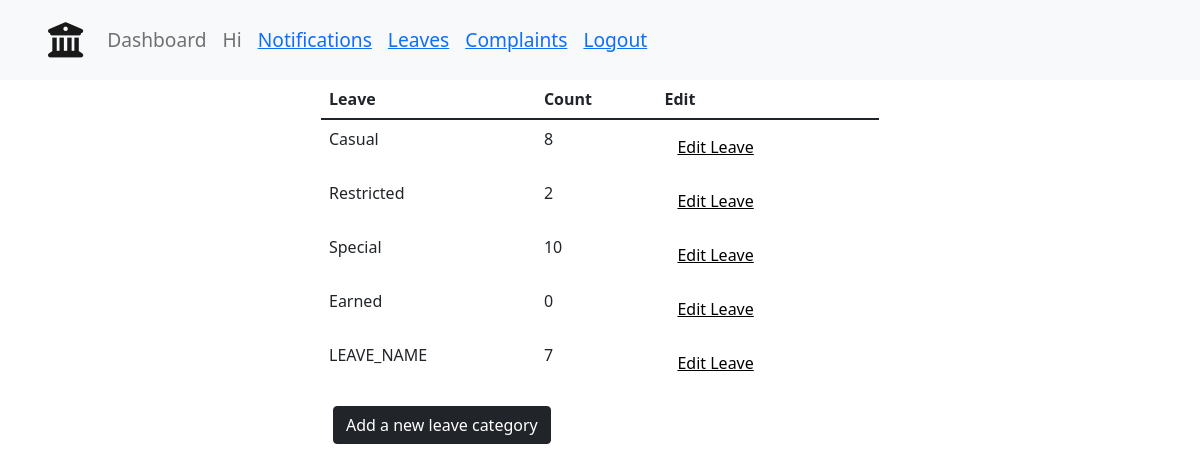
The app's page /admin-dashboard/current-year-leaves/ (signed in), older data.
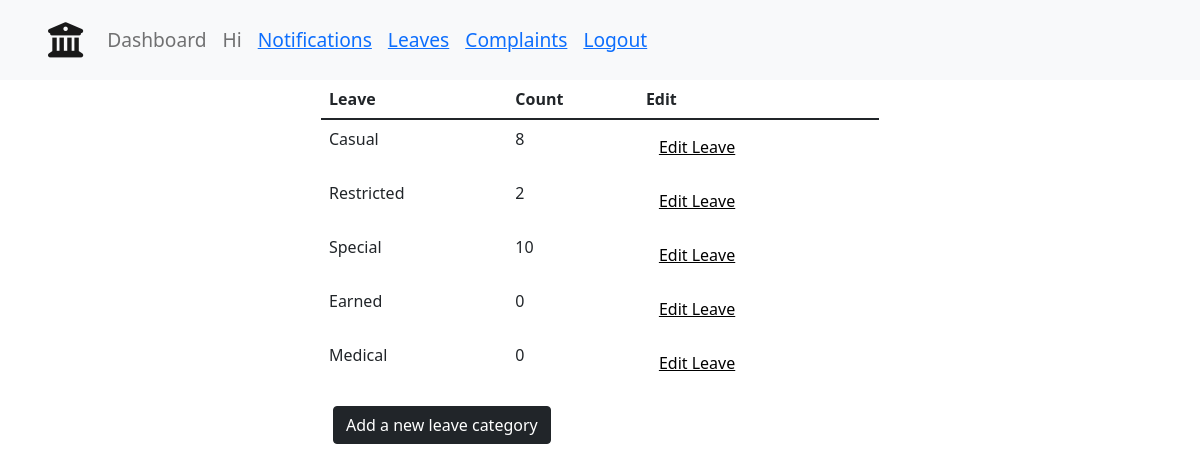
The same page, newer data.
### main/models.py (models this page shows, shortened)
class TotalLeaves(models.Model):
    LeaveName = models.CharField(max_length=100, blank=True)
    count = models.IntegerField(default=0)
    year = models.IntegerField(default=2021)

### main/views.py (the view)
# urls.py: path('admin-dashboard/current-year-leaves/', views.adminLeaves, name='adminLeaves'),
@login_required
def adminLeaves(request):
	if request.user.is_staff:
		year = datetime.datetime.now().year
		leavesThisYear = TotalLeaves.objects.filter(year=year).all()
		context = {
			"leavesThisYear": leavesThisYear
		}
		return render(request, "admin/adminLeaves.html", context)
	else:
		return render(request, "pagenotfound.html")

### templates/admin/adminLeaves.html
{% extends 'base.html' %}
{% load static %}
{% block body %}
{% include 'navbar.html' with staff=staff%}
<div class="container">
    <div class="labs-table">
        <table class="table">
            <thead>
            <tr>
                <th scope="col">Leave</th>
                <th scope="col">Count</th>
                <th scope="col">Edit</th>
            </tr>
            </thead>
            <tbody>
                {% for leave in leavesThisYear %}
            <tr>
                <td>{{leave.LeaveName}}</td>
                <td>{{leave.count}}</td>
                <td>
                 <button class="btn"> <a href="{% url 'main:adminEditLeave' pk=leave.id %}" style="color: black; text-decoration: underline;">Edit Leave</a> </button>
                </td>
            </tr>
            {% endfor %}
            </tbody>
        </table>
        <div class="container">
            <div class="col-lg-12">
                <button class="btn btn-dark"><a style="color: white; text-decoration: none;" href="{% url 'main:newLeave' %}">Add a new leave category</a></button>
            </div>
        </div>
    </div>
</div>
{% endblock body %}

Row changes from the older to the newer data that the page shows:
removed TotalLeaves: LeaveName "LEAVE_NAME", count "7"
now on this page (row edited): TotalLeaves: LeaveName "Medical", count "0"
